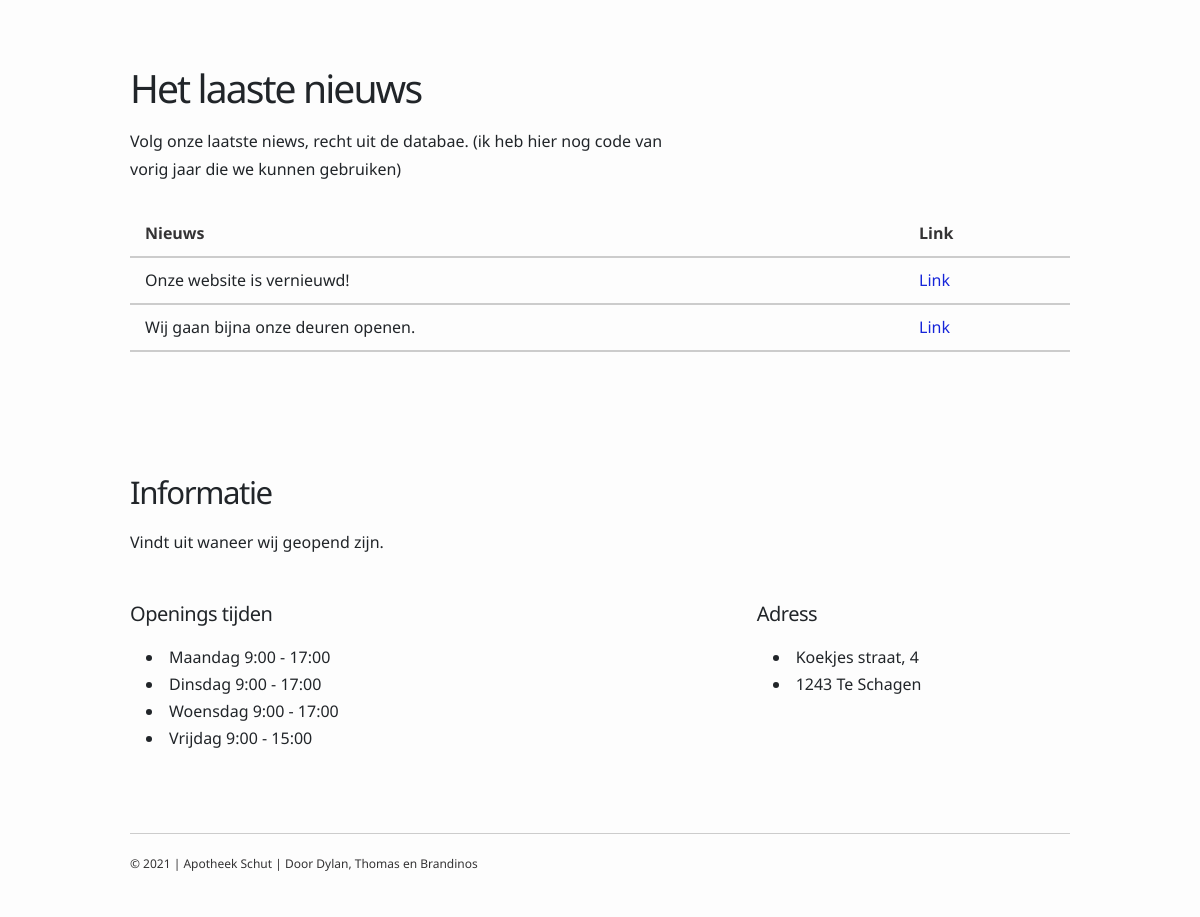
Before: / (lower part) with the older database file.
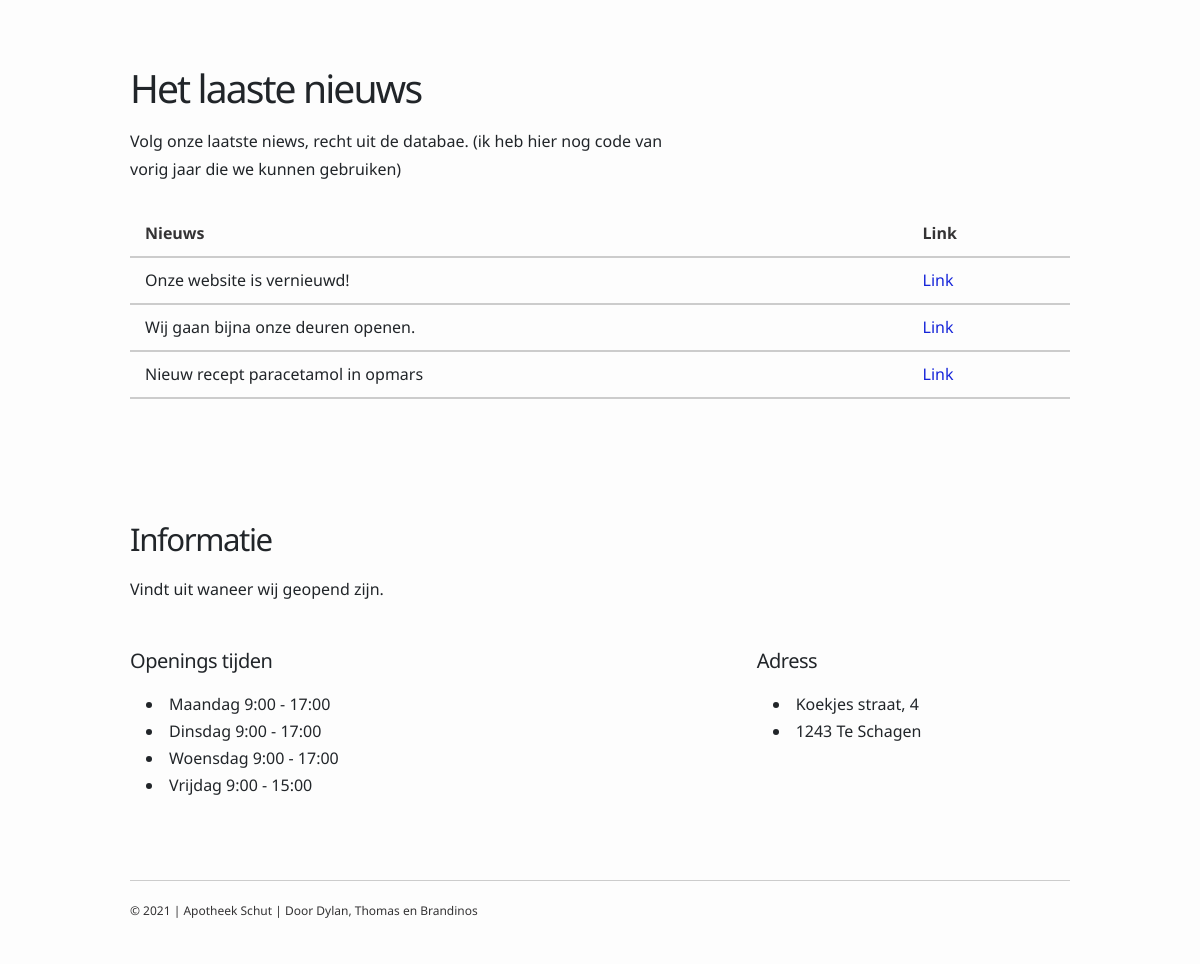
After: the same page with the newer database file.
### tables this page shows
CREATE TABLE `news` (
  `ID` int(11) NOT NULL,
  `NewsName` varchar(50) NOT NULL,
  `NewsDes` varchar(50) NOT NULL
);

### index.php (the view, shortened to what this page needs)
<?php
include "config.php";
?>
<!DOCTYPE html>
<html lang="en">
    <head>
        <link
            rel="stylesheet"
            href="https://necolas.github.io/normalize.css/8.0.1/normalize.css"
        />
        <link rel="stylesheet" href="assets/css/style.css" />
    </head>
    <body>
        <main class="wrap">
            <section class="news" id="news">
                <h2>Het laaste nieuws</h2>
                <p>
                    Volg onze laatste niews, recht uit de databae. (ik heb hier
                    nog code van vorig jaar die we kunnen gebruiken)
                </p>
                <table>
                <tr>
                   <th>Nieuws</th>
                    <th>Link</th>
                </tr>
             <?php
           $sql = "SELECT NewsName,NewsDes FROM news";
            $result = mysqli_query($conn, $sql);
            if(mysqli_num_rows($result) > 0){
                while ($row = mysqli_fetch_assoc($result)) {
                    echo '<tr>';
                    echo '<td>'. $row['NewsName'] .'</td>';
                    echo '<td>'. $row['NewsDes'] .'</td>';
                    echo '</tr>';
                }
            }
        ?>
        </table>
            </section>
            <section>
                <h3>Informatie</h3>
                <p>Vindt uit waneer wij geopend zijn.</p>
                <div class="openinfo">
                    <div class="openinfo__left">
                        <h5>Openings tijden</h5>
                        <ul>
                            <li>Maandag 9:00 - 17:00</li>
                            <li>Dinsdag 9:00 - 17:00</li>
                            <li>Woensdag 9:00 - 17:00</li>
                            <li>Vrijdag 9:00 - 15:00</li>
                        </ul>
                    </div>
                    <div class="openinfo__right">
                        <h5>Adress</h5>
                        <ul>
                            <li>Koekjes straat, 4</li>
                            <li>1243 Te Schagen</li>
                        </ul>
                    </div>
                </div>
            </section>
        </main>
        <?php include 'assets/includes/footer.php'?>
    </body>
</html>

### assets/includes/footer.php
<footer>
    <p>&copy; 2021 | Apotheek Schut | Door Dylan, Thomas en Brandinos</p>
</footer>

### assets/css/style.css (style rules this page uses)
:root { --primary: #1524d9;--light-primary: #2332ea;--secondary: #ff2e88;--light-secondary: #fc77b1;--red: red;--black: #212529;--white: #fdfdfd;--dark-gray: #343334;--gray: #616060;--light-gray: #ccc;--lighter-gray: #f6f6f6;--subtitle: #464646;--font-sans-serif: system-ui, -apple-system, segoe ui, roboto, ubuntu, helvetica, cantarell, noto sans, sans-serif;--font-monospace: menlo, monaco, lucida console, liberation mono, dejavu sans mono, bitstream vera sans mono, courier new, monospace, serif;--boder-radius: 6px }
* { box-sizing:border-box;margin:0;padding:0;text-rendering:geometricPrecision;-webkit-font-smoothing:antialiased;-moz-osx-font-smoothing:grayscale;-webkit-tap-highlight-color:transparent;font-family:var(--font-sans-serif) }
html { font-size:1rem;line-height:1.7rem;margin:0 auto;min-height:100%;overflow-x:hidden;scroll-behavior:smooth;max-width:960px;padding:0 10px 0 10px }
body { background-color:var(--white);color:var(--black);caret-color:var(--black) }
section { padding:2rem 0 }
main { margin-top:5rem }
footer { margin-top:2rem;padding:1rem 0;font-size:75%;border-top:1px solid var(--light-gray);color:var(--dark-gray) }
h1,h2,h3,h4,h5,h6 { margin-bottom:1rem;margin-top:1em;font-weight:400 }
h2 { font-size:2.441rem;letter-spacing:-0.12rem;line-height:1.2 }
h3 { font-size:1.953rem;letter-spacing:-0.09rem;line-height:1.2 }
h5 { font-size:1.25rem;letter-spacing:-0.03rem;line-height:1.4 }
p { margin-bottom:1.5rem;max-width:60ch }
a { color:var(--primary);text-decoration:none }
table { width:100%;border-collapse:collapse;margin:1.75rem 0;font-variant-numeric:tabular-nums }
th,td { vertical-align:top;border-bottom:2px solid var(--light-gray);line-height:15px;padding:15px }
th { font-weight:bold;text-align:left;color:var(--dark-gray) }
ul { margin:0;padding:0 1px;list-style:disc outside;font-variant-numeric:tabular-nums }
ol,ul { padding-left:1rem;margin-bottom:1rem }
li { list-style-position:inside }
.openinfo { display:grid;grid-template-columns:2fr 1fr }

Changed rows visible on the page:
added news: NewsName "Nieuw recept paracetamol in opmars", NewsDes "Link"
